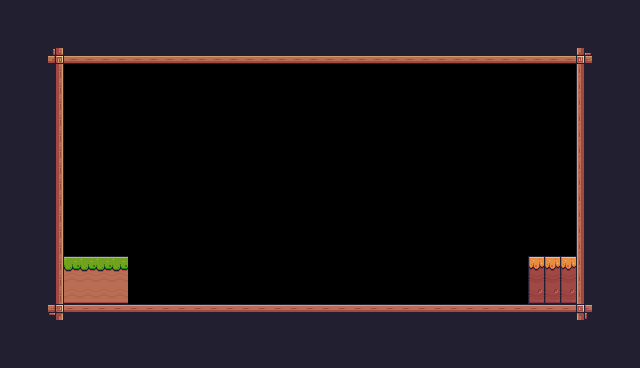

Rendered tile map (Tiled .tmx) drawn with the repository's tilesets; below, a short description and the full map source, tile grids included:
An orthogonal 40x23 tile map with 16x16 px tiles, 1 tile layer (Tile Layer 1) and 1 object (Player).

<map version="1.10" tiledversion="1.10.1" orientation="orthogonal" renderorder="right-down" width="40" height="23" tilewidth="16" tileheight="16" infinite="0" nextlayerid="3" nextobjectid="5">
 <tileset firstgid="1" source="Pixel Adventure.tsx" />
 <layer id="1" name="Tile Layer 1" width="40" height="23">
  <data encoding="csv">
24,24,24,24,24,24,24,24,24,24,24,24,24,24,24,24,24,24,24,24,24,24,24,24,24,24,24,24,24,24,24,24,24,24,24,24,24,24,24,24,
24,24,24,24,24,24,24,24,24,24,24,24,24,24,24,24,24,24,24,24,24,24,24,24,24,24,24,24,24,24,112,112,112,112,112,112,112,24,24,24,
24,24,24,24,24,24,24,24,24,24,24,24,24,24,24,24,24,24,24,24,24,24,24,24,24,24,24,24,24,112,112,112,112,112,112,112,24,24,24,24,
24,24,112,135,134,134,134,134,134,134,134,134,134,134,134,134,134,134,134,134,134,134,134,134,134,134,134,134,134,134,134,134,134,134,134,134,133,24,24,24,
24,24,24,113,0,0,0,0,0,0,0,0,0,0,0,0,0,0,0,0,0,0,0,0,0,0,0,0,0,0,0,0,0,0,0,0,111,24,24,24,
24,24,24,113,0,0,0,0,0,0,0,0,0,0,0,0,0,0,0,0,0,0,0,0,0,0,0,0,0,0,0,0,0,0,0,0,111,24,24,24,
24,24,24,113,0,0,0,0,0,0,0,0,0,0,0,0,0,0,0,0,0,0,0,0,0,0,0,0,0,0,0,0,0,0,0,0,111,24,24,24,
24,24,24,113,0,0,0,0,0,0,0,0,0,0,0,0,0,0,0,0,0,0,0,0,0,0,0,0,0,0,0,0,0,0,0,0,111,24,24,24,
24,24,24,113,0,0,0,0,0,0,0,0,0,0,0,0,0,0,0,0,0,0,0,0,0,0,0,0,0,0,0,0,0,0,0,0,111,24,24,24,
24,24,24,113,0,0,0,0,0,0,0,0,0,0,0,0,0,0,0,0,0,0,0,0,0,0,0,0,0,0,0,0,0,0,0,0,111,24,24,24,
24,24,24,113,0,0,0,0,0,0,0,0,0,0,0,0,0,0,0,0,0,0,0,0,0,0,0,0,0,0,0,0,0,0,0,0,111,24,24,24,
24,24,24,113,0,0,0,0,0,0,0,0,0,0,0,0,0,0,0,0,0,0,0,0,0,0,0,0,0,0,0,0,0,0,0,0,111,24,24,24,
24,24,24,113,0,0,0,0,0,0,0,0,0,0,0,0,0,0,0,0,0,0,0,0,0,0,0,0,0,0,0,0,0,0,0,0,111,24,24,24,
24,24,24,113,0,0,0,0,0,0,0,0,0,0,0,0,0,0,0,0,0,0,0,0,0,0,0,0,0,0,0,0,0,0,0,0,111,24,24,24,
24,24,24,113,0,0,0,0,0,0,0,0,0,0,0,0,0,0,0,0,0,0,0,0,0,0,0,0,0,0,0,0,0,0,0,0,111,24,24,24,
24,24,24,113,0,0,0,0,0,0,0,0,0,0,0,0,0,0,0,0,0,0,0,0,0,0,0,0,0,0,0,0,0,0,0,0,111,24,24,24,
24,24,24,113,8,8,8,8,0,0,0,0,0,0,0,0,0,0,0,0,0,0,0,0,0,0,0,0,0,0,0,0,0,95,95,95,111,24,24,24,
24,24,24,113,30,30,30,30,0,0,0,0,0,0,0,0,0,0,0,0,0,0,0,0,0,0,0,0,0,0,0,0,0,117,117,117,111,24,24,24,
24,24,24,113,52,52,52,52,0,0,0,0,0,0,0,0,0,0,0,0,0,0,0,0,0,0,0,0,0,0,0,0,0,139,139,139,111,24,24,24,
24,24,24,91,90,90,90,90,90,90,90,90,90,90,90,90,90,90,90,90,90,90,90,90,90,90,90,90,90,90,90,90,90,90,90,90,89,112,24,24,
24,24,24,112,24,24,24,112,112,24,24,24,24,24,24,24,24,24,24,24,24,24,24,24,24,24,24,24,24,24,24,24,24,24,24,24,24,24,24,24,
24,24,24,24,24,24,24,24,24,24,24,24,24,24,24,24,24,24,24,24,24,24,24,24,24,24,24,24,24,24,24,24,24,24,24,24,24,24,24,24,
24,24,24,24,24,24,24,24,24,24,24,24,24,24,24,24,24,24,24,24,24,24,24,24,24,24,24,24,24,24,24,24,24,24,24,24,24,24,24,24
</data>
 </layer>
 <objectgroup id="2" name="Spawnpoints">
  <object id="4" name="Player" type="Player" x="96.7438" y="224.162" width="29.1018" height="31.4614" />
 </objectgroup>
</map>
